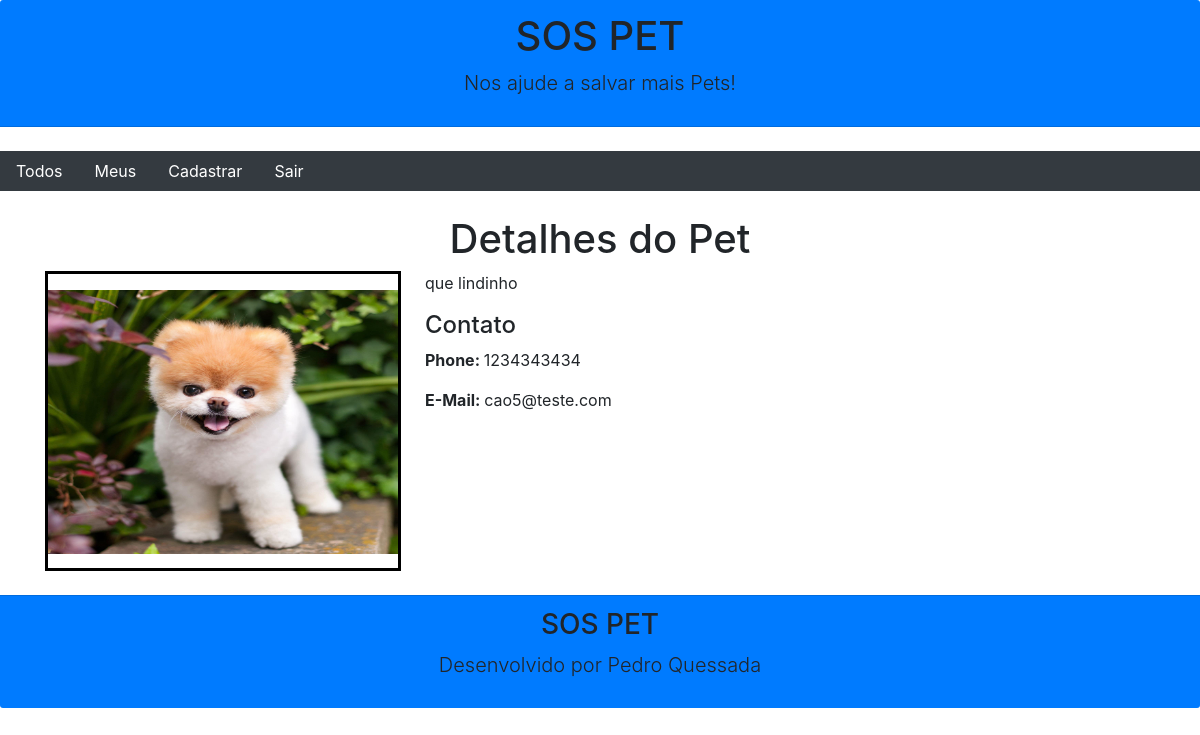
The app's page /pet/detail/12/, older data.
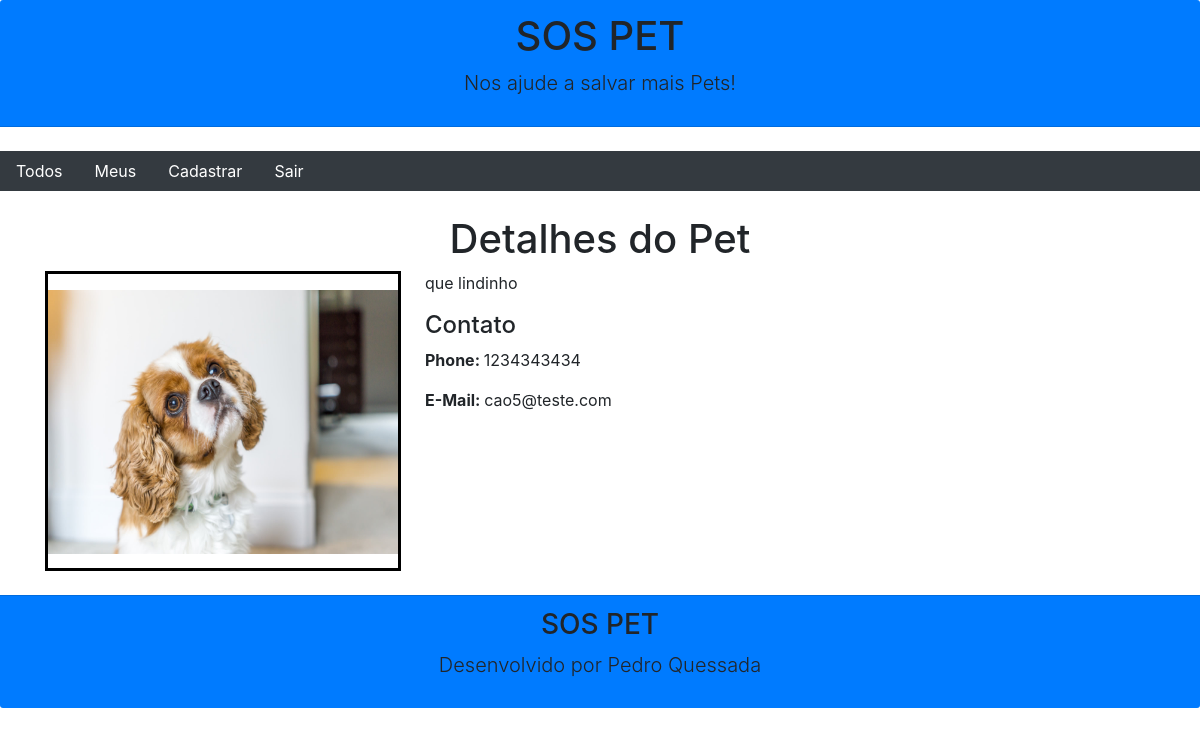
The same page, newer data.
### core/models.py (models this page shows, shortened)
class Pet(models.Model):
    city = models.CharField(max_length=100)
    description = models.TextField()
    phone = models.CharField(max_length=11)
    email = models.EmailField()
    begin_date = models.DateTimeField(auto_now_add=True)
    photo = models.ImageField(upload_to='pet')
    active = models.BooleanField(default=True)
    user = models.ForeignKey(User, on_delete=models.CASCADE)
    id = models.AutoField(primary_key=True)
    class Meta:
        db_table = 'Pet'

### core/views.py (the view)
# urls.py: path('pet/detail/<id>/', views.pet_detail),
def pet_detail(request, id):
    pet = Pet.objects.get(active=True, id=id)
    return render(request, 'pet.html', {'pet': pet})

### templates/pet.html (shortened to what this page needs)
{% extends "model-page.html" %}
{% block content %}
<h1 class="text-center">Detalhes do Pet </h1>
<div class="container mb-4 mp-4">
    <div class="row" >
        <div class="col-sm-4" >
            <div style="border-color: black; border-style: solid; width: 356px; height: 300px;">
                <img src="{{ pet.photo.url }}" width="350" height="264" style="margin-top: 16px"/>
            </div>
        </div>
        <div class="col-sm-8" >
            <p> {{ pet.description }} </p>
            <h4> Contato </h4>
            <p><b> Phone: </b>{{ pet.phone }}</p>
            <p><b> E-Mail: </b>{{ pet.email }}</p>
        </div>
    </div>
</div>
{% endblock %}

### templates/model-page.html (shortened to what this page needs)
<!DOCTYPE html>
<html lang="en">
    <head>
        {% include "model-header.html" %}
    </head>
    <body>
        {% block content %} {% endblock %}
        {% include "model-footer.html" %}
    </body>
</html>

### templates/model-header.html (shortened to what this page needs)
<link rel="stylesheet" href="https://maxcdn.bootstrapcdn.com/bootstrap/4.4.1/css/bootstrap.min.css">
<div class="jumbotron-fluid card-header text-center bg-primary">
    <div class="container">
        <h1 >SOS PET</h1>
        <p class="lead">Nos ajude a salvar mais Pets!</p>
    </div>
</div>
<div id="menu">
    <ul class="nav navbar-expand-sm bg-dark mb-4 mt-4">
        <li class="nav-item ">
            <a class="nav-link text-white" href="/pet/all/">Todos</a>
        </li>
        <li class="nav-item ">
            <a class="nav-link text-white" href="/pet/user/">Meus</a>
        </li>
        <li class="nav-item ">
            <a class="nav-link text-white" href="/pet/register">Cadastrar</a>
        </li>
        <li class="nav-item ">
            <a class="nav-link text-white" href="/logout/">Sair</a>
        </li>
    </ul>
</div>

### templates/model-footer.html
<div class="jumbotron-fluid card-footer text-center bg-primary mt-4 "  style="margin-bottom: 0;">
    <div class="container ">
        <h3>SOS PET</h3>
        <p class="lead">Desenvolvido por Pedro Quessada </p>
    </div>
</div>

Row changes from the older to the newer data that the page shows:
changed Pet "que lindinho": photo: a different picture
